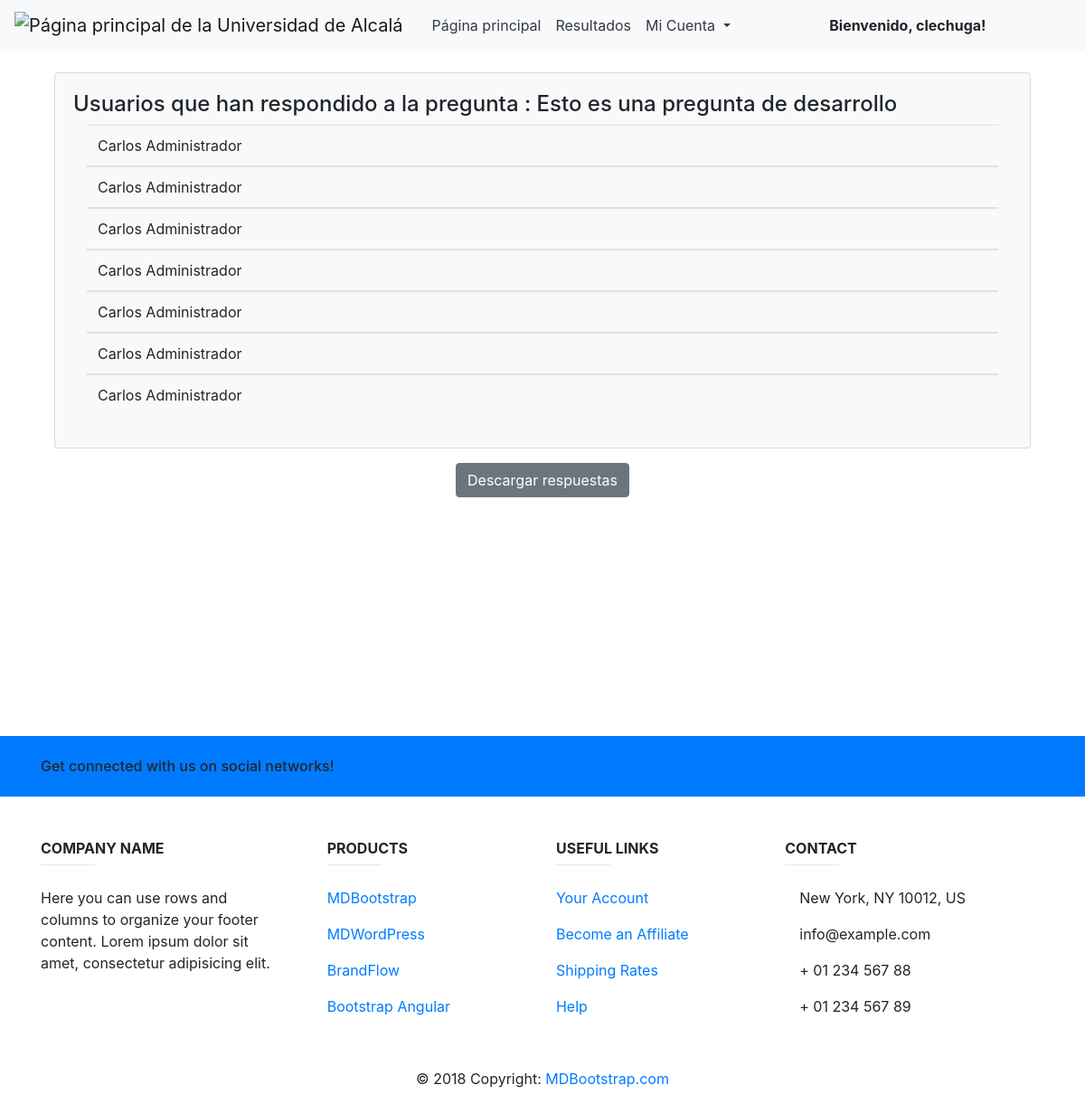
/polls/Esto es una pregunta de desarrollo/detail_text_type/ (signed in), run on the app's committed database.
### polls/models.py (models this page shows, shortened)
class Question(models.Model):
    question_text = models.CharField(max_length=200)
    id = models.UUIDField(primary_key=True, default=uuid.uuid4, help_text="Identificador unico de la pregunta")
    pub_date = models.DateTimeField(auto_now_add=True)
    asignatura= models.ForeignKey(Asignaturas,on_delete=models.CASCADE)
    creator = models.CharField(max_length=200, null=True, blank=True)
    n_choices = models.IntegerField(null=True, blank=True)
    total_votes = models.IntegerField(null=True, blank=True)
    ENCUESTA = 'E'
    TEST = 'T'
    DESARROLLO = 'D'
    QUESTION_TYPE = (
        (ENCUESTA, 'Encuesta'),
        (TEST, 'Tipo Test'),
        (DESARROLLO, 'Desarrollo'),
    )
    question_type = models.CharField(
        max_length=1,
        choices=QUESTION_TYPE,
        default=ENCUESTA
    )

class Choice(models.Model):
    question = models.ForeignKey(Question, on_delete=models.CASCADE)
    choice_text = models.CharField(max_length=200,null=True, blank=True)
    text_type_choice_text = models.TextField(max_length=1000,null=True, blank=True)
    votes = models.IntegerField(default=0)
    choice_id = models.UUIDField(primary_key=True, default=uuid.uuid1, help_text="Identificador unico de la respuesta")
    is_correct_answer = models.BooleanField(default=False)
    who_voted = models.TextField(blank=True, null=True)

### polls/views.py (the view)
# urls.py: path('<str:question_text>/detail_text_type/', views.detail_answer_input, name='detail_answer_input'),
def detail_answer_input(request, question_text):
    answer_list = answer_list_context = []
    question = Question.objects.get(question_text=question_text)
    return render(request, 'polls/detail_text_questions.html', {'question': question})

### polls/templates/polls/detail_text_questions.html
{% extends 'base.html' %}
{% block content %}
{% if question %}
<div class="container">
        <div class="container-fluid">
        <div class="container card mt-md-4  text-black bg-light mb-3" >
            <div class="row card-body ">
<h4 class="text-center">Usuarios que han respondido a la pregunta : {{question.question_text}}</h4>
<div class="container">
  <table class="table table-borderless">
                    {% for choices in question.choice_set.all%}
    <tbody>
                      <tr><td>  {{ choices.who_voted }}</td></tr>
                        {% endfor %}
                      </tbody>
  </table>
            </div>
                </div>
            </div>
</div>
        <a href="{% url 'polls:GeneratePDF' question.id %}" ><button type="button"  class="btn btn-secondary">Descargar respuestas</button></a>
    {% else %}
    <div class="alert alert-danger" role="alert">
        <strong>Error!</strong> Aún no existen votos para esta pregunta
    </div>
    {% endif %}
    </body>
    {% endblock %}

### polls/templates/base.html (shortened to what this page needs)
<head>
    <link rel="stylesheet" href="https://maxcdn.bootstrapcdn.com/bootstrap/4.0.0/css/bootstrap.min.css">
</head>
<nav class="navbar navbar-expand-lg navbar-light bg-light">
    <a class="navbar-brand" href="https://uah.es/es/"><img src="https://uah.es/export/sites/uah/.galleries/imagenes-estructura/logo1.png_105938625.png" alt="Página principal de la Universidad de Alcalá"> <span class="sr-only">(current)</span></a>
    <div class="collapse navbar-collapse" id="navbarNavDropdown">
        <li class="nav-item active">
            <a class="nav-link text-dark" href="{% url 'polls:index' %}">Página principal <span class="sr-only">(current)</span></a>
        </li>
        {% if user.is_authenticated %}
        {% if user.is_staff %}
        <li class="nav-item">
            <a class="navbar-nav text-dark" href="{% url 'polls:results' %}">Resultados</a>
        </li>
        {% endif %}
        {% endif %}
        {% if user.is_authenticated %}
        <li class="nav-item dropdown  mr-auto">
            <a class="nav-link dropdown-toggle text-dark" href="#" id="navbarDropdownMenuLink" data-toggle="dropdown" aria-haspopup="true" aria-expanded="false">
                Mi Cuenta
            </a>
        </li>
        <li class="nav-item mr-auto">
            <strong class="navbar-nav " >Bienvenido, {{request.user.username}}!</strong>
        </li>
        {% endif %}
    </div>
</nav>
<body>
<div class="text-center">
    {% block content %}
    {% endblock %}
    <div ><br><br><br><br><br><br><br><br><br><br>
    </div>
    <footer class="page-footer font-small blue-grey lighten-5 mt-4">
  <div style="background-color: #007bff;">
    <div class="container">
      <div class="row py-4 d-flex align-items-center">
        <div class="col-md-6 col-lg-5 text-center text-md-left mb-4 mb-md-0">
          <h6 class="mb-0">Get connected with us on social networks!</h6>
        </div>
        <div class="col-md-6 col-lg-7 text-center text-md-right">
        </div>
      </div>
    </div>
  </div>
  <div class="container text-center text-md-left mt-5">
    <div class="row mt-3 dark-grey-text">
      <div class="col-md-3 col-lg-4 col-xl-3 mb-4">
        <h6 class="text-uppercase font-weight-bold">Company name</h6>
        <hr class="teal accent-3 mb-4 mt-0 d-inline-block mx-auto" style="width: 60px;">
        <p>Here you can use rows and columns to organize your footer content. Lorem ipsum dolor sit amet,
          consectetur
          adipisicing elit.</p>
      </div>
      <div class="col-md-2 col-lg-2 col-xl-2 mx-auto mb-4">
        <h6 class="text-uppercase font-weight-bold">Products</h6>
        <hr class="teal accent-3 mb-4 mt-0 d-inline-block mx-auto" style="width: 60px;">
        <p>
          <a class="dark-grey-text" href="#!">MDBootstrap</a>
        </p>
        <p>
          <a class="dark-grey-text" href="#!">MDWordPress</a>
        </p>
        <p>
          <a class="dark-grey-text" href="#!">BrandFlow</a>
        </p>
        <p>
          <a class="dark-grey-text" href="#!">Bootstrap Angular</a>
        </p>
      </div>
      <div class="col-md-3 col-lg-2 col-xl-2 mx-auto mb-4">
        <h6 class="text-uppercase font-weight-bold">Useful links</h6>
        <hr class="teal accent-3 mb-4 mt-0 d-inline-block mx-auto" style="width: 60px;">
        <p>
          <a class="dark-grey-text" href="#!">Your Account</a>
        </p>
        <p>
          <a class="dark-grey-text" href="#!">Become an Affiliate</a>
        </p>
        <p>
          <a class="dark-grey-text" href="#!">Shipping Rates</a>
        </p>
        <p>
          <a class="dark-grey-text" href="#!">Help</a>
        </p>
      </div>
      <div class="col-md-4 col-lg-3 col-xl-3 mx-auto mb-md-0 mb-4">
        <h6 class="text-uppercase font-weight-bold">Contact</h6>
        <hr class="teal accent-3 mb-4 mt-0 d-inline-block mx-auto" style="width: 60px;">
        <p>
           New York, NY 10012, US</p>
        <p>
           info@example.com</p>
        <p>
           + 01 234 567 88</p>
        <p>
           + 01 234 567 89</p>
      </div>
    </div>
  </div>
  <div class="footer-copyright text-center text-black-50 py-3">© 2018 Copyright:
    <a class="dark-grey-text" href="https://mdbootstrap.com/education/bootstrap/"> MDBootstrap.com</a>
  </div>
</footer>

### polls/templates/base.html (style rules this page uses)
li { list-style-type: none; }

### data on the page
Question: question_text "Esto es una pregunta de desarrollo"
Choice: who_voted "Carlos Administrador"
Choice: who_voted "Carlos Administrador"
Choice: who_voted "Carlos Administrador"
Choice: who_voted "Carlos Administrador"
Choice: who_voted "Carlos Administrador"
Choice: who_voted "Carlos Administrador"
Choice: who_voted "Carlos Administrador"

### other printed values
{{ request.user.username }} "clechuga"
